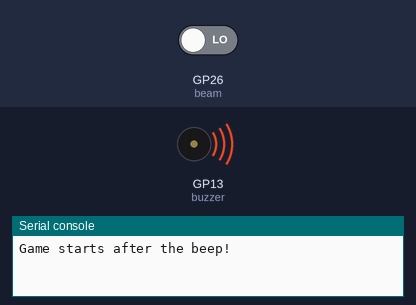
The program below on a simulated Raspberry Pi Pico running MicroPython. Shown: buzzer (waves = sounding), the last lines printed to the serial console. Inputs (shaded band) come from the test bench; at power-on: GP26 (beam) LOW. The clock reads 2024-03-15 10:24:30 at power-on unless the program sets it. At 32.2 s the program stops and its outputs stay as they are.

Above: at 0.1 s.
At 2.1 s:
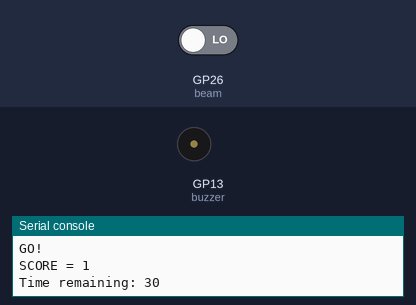
Timing chart, 0 to 33.7 s (numbered marks = the images above):
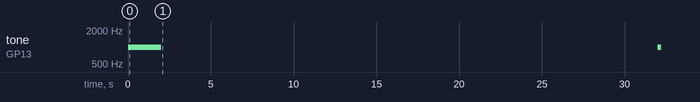

The program:

breakBeamHighScore.py
```python
from machine import Pin, PWM
import time, sys

beam = Pin(26, Pin.IN, Pin.PULL_DOWN)

buzzer = PWM(Pin(13))
buzzer.freq(1000)
buzzer.duty_u16(0)

startTime = 0
timeCheck = 0
scoreCounter = 0
state = 0

print("Game starts after the beep!")

buzzer.duty_u16(10000)
time.sleep(2)
buzzer.duty_u16(0)

print("GO!")

startTime = time.time()

while True:

    time.sleep(0.0001)

    timeCheck = time.time() - startTime

    if timeCheck >= 30:

        print("GAME OVER!")

        buzzer.duty_u16(10000)
        time.sleep(0.2)
        buzzer.duty_u16(0)

        print("YOUR SCORE:",scoreCounter)

        sys.exit()

    elif state == 0 and beam.value() == 0:

        scoreCounter = scoreCounter + 1

        state = 1

        print("SCORE =", scoreCounter)
        print("Time remaining:", (30 - timeCheck))

    elif state == 1 and beam.value() == 1:

        state = 0
```

Measured:
- by itself, tone on GP13 (buzzer): silent → 1000 Hz at 0.00 s, → silent 2.0 s later, → 1000 Hz 30.0 s later, → silent 0.20 s later
